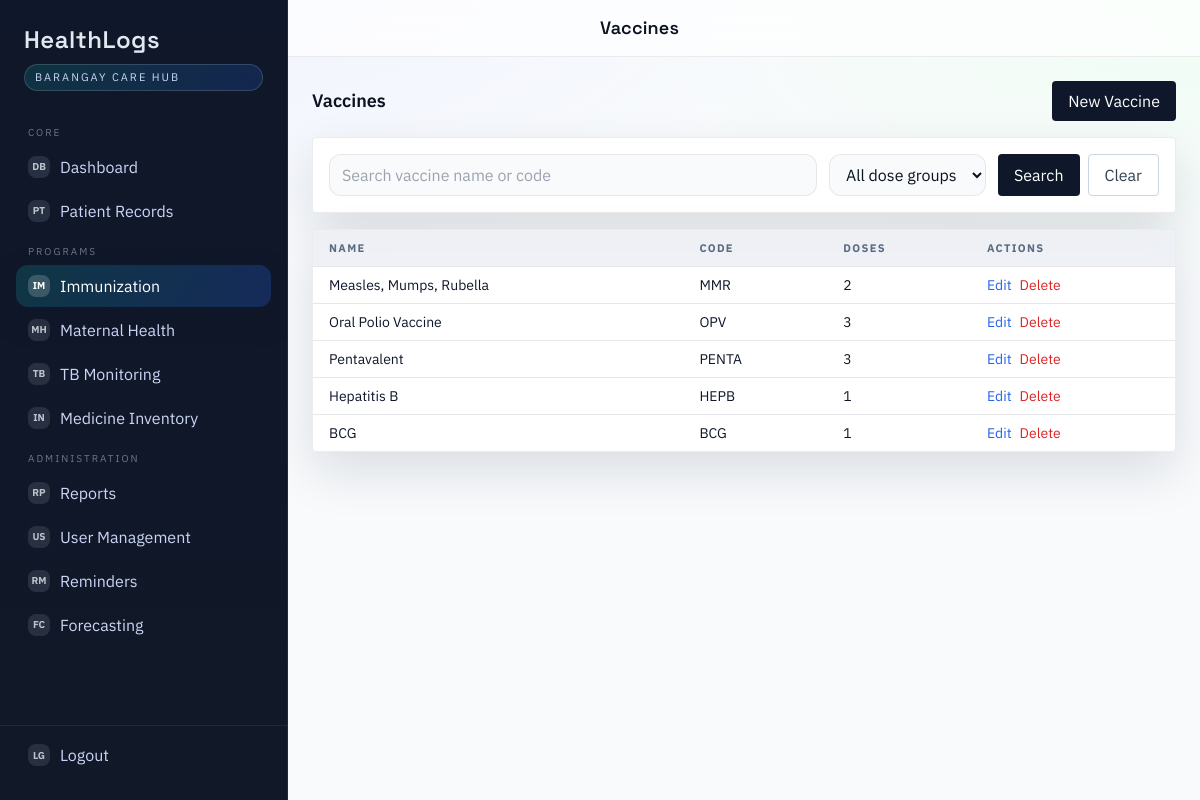
The page /public/immunization/vaccines/index.php (signed in) on the database its author committed.
### tables this page shows
CREATE TABLE vaccines (
  id INT UNSIGNED AUTO_INCREMENT PRIMARY KEY,
  name VARCHAR(120) NOT NULL,
  code VARCHAR(40) NOT NULL UNIQUE,
  recommended_min_age_months INT UNSIGNED NULL,
  recommended_max_age_months INT UNSIGNED NULL,
  doses_required INT UNSIGNED NULL,
  created_at DATETIME NOT NULL DEFAULT CURRENT_TIMESTAMP
);

### public/partials/bootstrap.php (called while the page is built, shortened)
<?php
require_once __DIR__ . '/../../app/Core/Paginator.php';
if (!function_exists('h')) {
    function h($value): string {
        return htmlspecialchars((string)$value, ENT_QUOTES, 'UTF-8');
    }
}

### app/Core/Paginator.php (called while the page is built, shortened)
<?php
class Paginator {
    private int $perPage;
    private int $currentPage;
    public function __construct(int $totalRecords, int $perPage = 20, int $currentPage = 1, string $baseUrl = '') {
        $this->totalRecords = max(0, $totalRecords);
        $this->perPage = max(1, $perPage);
        $this->currentPage = max(1, $currentPage);
        $this->totalPages = $this->totalRecords > 0 ? (int)ceil($this->totalRecords / $this->perPage) : 1;
        $this->currentPage = min($this->currentPage, $this->totalPages);
    }
    public function getLimitSql(): string {
        $offset = ($this->currentPage - 1) * $this->perPage;
        return "LIMIT {$this->perPage} OFFSET {$offset}";
    }
}
function paginate(int $totalRecords, int $perPage = 20, ?int $currentPage = null): Paginator {
    if ($currentPage === null) {
        $currentPage = isset($_GET['page']) ? (int)$_GET['page'] : 1;
    }
    return new Paginator($totalRecords, $perPage, $currentPage);
}

### public/immunization/vaccines/index.php (the view, shortened to what this page needs)
<?php
$pageTitle = 'Vaccines';
require __DIR__ . '/../../partials/bootstrap.php';
require __DIR__ . '/../../partials/header.php';
$q = trim($_GET['q'] ?? '');
$where = '';
$params = [];
$countStmt = $pdo->prepare("SELECT COUNT(*) FROM vaccines $where");
$countStmt->execute($params);
$paginator = paginate((int)$countStmt->fetchColumn(), 15);
$stmt = $pdo->prepare("SELECT * FROM vaccines $where ORDER BY id DESC " . $paginator->getLimitSql());
$stmt->execute($params);
$rows = $stmt->fetchAll();
?>
<div class="flex items-center justify-between">
  <div class="text-lg font-semibold">Vaccines</div>
  <button type="button" id="vaccineModalOpenNew" data-embed-url="/HealthLogs/public/immunization/vaccines/form_embed.php" class="bg-slate-900 text-white px-4 py-2 rounded">New Vaccine</button>
</div>
<form method="get" class="mt-4 bg-white rounded shadow p-4 flex flex-col md:flex-row gap-3">
  <input name="q" value="<?= h($q) ?>" class="w-full border rounded px-3 py-2" placeholder="Search vaccine name or code" />
  <select name="dose_group" class="w-full md:w-56 border rounded px-3 py-2">
    <option value="">All dose groups</option>
  </select>
  <div class="flex gap-2"><button class="bg-slate-900 text-white px-4 py-2 rounded" type="submit">Search</button><a class="px-4 py-2 rounded border border-slate-300 text-slate-700" href="/HealthLogs/public/immunization/vaccines/index.php">Clear</a></div>
</form>
<div class="mt-4 bg-white rounded shadow overflow-x-auto">
  <table class="min-w-full text-sm">
    <thead class="bg-slate-50 text-slate-600"><tr><th class="text-left px-4 py-2">Name</th><th class="text-left px-4 py-2">Code</th><th class="text-left px-4 py-2">Doses</th><th class="text-left px-4 py-2">Actions</th></tr></thead>
    <tbody>
      <?php if (empty($rows)): ?><tr><td class="px-4 py-4" colspan="4">No vaccines found.</td></tr><?php else: ?>
        <?php foreach ($rows as $v): ?>
          <tr class="border-t">
            <td class="px-4 py-2"><?= h($v['name']) ?></td>
            <td class="px-4 py-2"><?= h($v['code']) ?></td>
            <td class="px-4 py-2"><?= h($v['doses_required']) ?></td>
            <td class="px-4 py-2"><button type="button" class="vaccine-modal-edit text-blue-600" data-embed-url="/HealthLogs/public/immunization/vaccines/form_embed.php?id=<?= (int)$v['id'] ?>">Edit</button><form method="post" action="/HealthLogs/public/immunization/vaccines/delete.php" class="inline" data-confirm="Delete this vaccine?" data-confirm-title="Delete vaccine" data-confirm-cta="Yes, delete"><input type="hidden" name="id" value="<?= (int)$v['id'] ?>" /><button class="text-red-600 ml-2">Delete</button></form></td>
          </tr>
        <?php endforeach; ?>
      <?php endif; ?>
    </tbody>
  </table>
</div>
<?php require __DIR__ . '/../../partials/footer.php'; ?>

### public/partials/header.php (shortened to what this page needs)
<?php
require __DIR__ . '/bootstrap.php';
$currentPath = parse_url($_SERVER['REQUEST_URI'] ?? '', PHP_URL_PATH) ?? '';
$isActive = function (string $prefix) use ($currentPath): bool {
  return strncmp($currentPath, $prefix, strlen($prefix)) === 0;
};
$isDashboard = ($currentPath === '/HealthLogs/public/' || $currentPath === '/HealthLogs/public/index.php');
?>
<!DOCTYPE html>
<html lang="en">
<head>
  <script src="https://cdn.tailwindcss.com"></script>
  <link rel="stylesheet" href="https://cdnjs.cloudflare.com/ajax/libs/font-awesome/6.4.0/css/all.min.css">
</head>
<body class="app-body">
  <div class="app-shell">
    <aside id="appSidebar" class="w-72 flex flex-col app-sidebar fixed inset-y-0 left-0 z-40 -translate-x-full md:translate-x-0 transition-transform duration-200">
      <div class="px-6 py-6">
        <div class="app-brand text-2xl font-semibold">HealthLogs</div>
        <div class="app-brand-badge mt-2">Barangay Care Hub</div>
      </div>
      <nav class="flex-1 px-4 space-y-0.5 overflow-y-auto">
        <div class="nav-section">Core</div>
        <a class="nav-link <?= $isDashboard ? 'active' : '' ?>" href="/HealthLogs/public/index.php">
          <span class="nav-icon">DB</span> Dashboard
        </a>
        <a class="nav-link <?= $isActive('/HealthLogs/public/patients') ? 'active' : '' ?>" href="/HealthLogs/public/patients/index.php">
          <span class="nav-icon">PT</span> Patient Records
        </a>
        <div class="nav-section">Programs</div>
        <a class="nav-link <?= $isActive('/HealthLogs/public/immunization') ? 'active' : '' ?>" href="/HealthLogs/public/immunization.php">
          <span class="nav-icon">IM</span> Immunization
        </a>
        <a class="nav-link <?= $isActive('/HealthLogs/public/maternal') ? 'active' : '' ?>" href="/HealthLogs/public/maternal.php">
          <span class="nav-icon">MH</span> Maternal Health
        </a>
        <a class="nav-link <?= $isActive('/HealthLogs/public/tb') ? 'active' : '' ?>" href="/HealthLogs/public/tb.php">
          <span class="nav-icon">TB</span> TB Monitoring
        </a>
        <a class="nav-link <?= $isActive('/HealthLogs/public/inventory') ? 'active' : '' ?>" href="/HealthLogs/public/inventory.php">
          <span class="nav-icon">IN</span> Medicine Inventory
        </a>
        <?php if (($_SESSION['role'] ?? 'health_worker') === 'admin'): ?>
          <div class="nav-section">Administration</div>
          <a class="nav-link <?= $isActive('/HealthLogs/public/reports') ? 'active' : '' ?>" href="/HealthLogs/public/reports.php">
            <span class="nav-icon">RP</span> Reports
          </a>
          <a class="nav-link <?= $isActive('/HealthLogs/public/users') ? 'active' : '' ?>" href="/HealthLogs/public/users.php">
            <span class="nav-icon">US</span> User Management
          </a>
          <a class="nav-link <?= $isActive('/HealthLogs/public/reminders') ? 'active' : '' ?>" href="/HealthLogs/public/reminders.php">
            <span class="nav-icon">RM</span> Reminders
          </a>
          <a class="nav-link <?= $isActive('/HealthLogs/public/forecast') ? 'active' : '' ?>" href="/HealthLogs/public/forecast.php">
            <span class="nav-icon">FC</span> Forecasting
          </a>
        <?php endif; ?>
      </nav>
      <div class="px-4 pb-6 mt-auto pt-2 border-t border-slate-700/40">
        <a class="nav-link" href="/HealthLogs/public/logout.php">
          <span class="nav-icon">LG</span> Logout
        </a>
      </div>
    </aside>
    <main class="app-main min-w-0">
      <header class="app-topbar">
        <div class="w-full px-3 sm:px-4 md:px-6 py-3.5 flex items-center justify-between">
          <div class="flex items-center gap-2.5 sm:gap-3 min-w-0">
            <div class="app-title text-base sm:text-lg font-semibold truncate"><?= $pageTitle ?? 'Dashboard' ?></div>
          </div>
        </div>
      </header>
      <section class="w-full px-3 sm:px-4 md:px-6 py-4 md:py-6 app-content max-w-full">

### public/partials/footer.php (shortened to what this page needs)
      </section>
    </main>
  </div>
</body>
</html>

### public/partials/header.php (style rules this page uses)
:root { --bg-1: #eef2ff; --bg-2: #f0fdf4; --ink: #0b1220; --muted: #5b6b82; --accent: #0ea5a4; --accent-2: #2563eb; --card: rgba(255, 255, 255, 0.92); --line: rgba(15, 23, 42, 0.08); --shadow: 0 20px 50px rgba(15, 23, 42, 0.12); }
html, body { height: 100%; padding: 0; margin: 0; }
body.app-body { font-family: 'IBM Plex Sans', ui-sans-serif, system-ui, sans-serif; color: var(--ink); background: radial-gradient(1200px 600px at 10% -10%, var(--bg-1), transparent 60%), radial-gradient(1000px 500px at 100% 0%, var(--bg-2), transparent 55%), #f8fafc; margin: 0; }
.app-shell { min-height: 100vh; display: flex; align-items: stretch; width: 100%; margin: 0; }
.app-sidebar { background: linear-gradient(180deg, #0f172a 0%, #111827 100%); color: #e2e8f0; border-right: 1px solid rgba(255, 255, 255, 0.08); height: 100vh; top: 0; left: 0; margin-top: 0; padding-top: 0; }
.app-sidebar::before { content: ""; position: absolute; top: 0; left: 0; right: 0; height: 12px; background: #0f172a; z-index: 1; }
.app-sidebar>* { position: relative; z-index: 2; }
.app-main { flex: 1; }
@media (min-width: 768px) { .app-sidebar { position: fixed; } }
@media (min-width: 768px) { .app-main { margin-left: 18rem; } }
@media (min-width: 768px) { .app-topbar { padding-left: 18rem; } }
.app-topbar { position: sticky; top: 0; z-index: 20; }
.app-brand { font-family: 'Space Grotesk', ui-sans-serif, system-ui, sans-serif; letter-spacing: 0.02em; }
.app-brand-badge { background: linear-gradient(120deg, rgba(14, 165, 164, 0.2), rgba(37, 99, 235, 0.2)); border: 1px solid rgba(255, 255, 255, 0.15); border-radius: 999px; padding: 4px 10px; font-size: 11px; text-transform: uppercase; letter-spacing: 0.18em; color: #cbd5f5; }
.nav-link { display: flex; gap: 10px; align-items: center; padding: 9px 12px; border-radius: 12px; color: #cbd5f5; transition: all .15s ease; }
.nav-link.active { background: linear-gradient(120deg, rgba(14, 165, 164, 0.22), rgba(37, 99, 235, 0.25)); color: #fff; box-shadow: 0 12px 30px rgba(15, 23, 42, 0.3); }
.nav-link .nav-icon { width: 22px; height: 22px; display: inline-flex; align-items: center; justify-content: center; color: rgba(226, 232, 240, 0.8); font-size: 10px; font-weight: 700; border-radius: 8px; background: rgba(148, 163, 184, 0.18); }
.nav-link.active .nav-icon, .nav-link:hover .nav-icon { color: #fff; background: rgba(255, 255, 255, 0.18); }
.nav-section { text-transform: uppercase; letter-spacing: 0.2em; font-size: 10px; color: rgba(226, 232, 240, 0.45); padding: 10px 12px 4px; }
.app-topbar { background: rgba(255, 255, 255, 0.7); backdrop-filter: blur(12px); border-bottom: 1px solid var(--line); }
.app-title { font-family: 'Space Grotesk', ui-sans-serif, system-ui, sans-serif; font-weight: 600; letter-spacing: 0.01em; }
.app-content .bg-white { background: var(--card); border: 1px solid var(--line); box-shadow: var(--shadow); }
.app-content table { border-collapse: collapse; width: 100%; }
.app-content thead { background: rgba(148, 163, 184, 0.15); }
.app-content th { font-size: 11px; text-transform: uppercase; letter-spacing: 0.12em; color: var(--muted); }
.app-content td { color: #0f172a; }
.app-content input, .app-content select, .app-content textarea { background: rgba(248, 250, 252, 0.9); border: 1px solid var(--line); border-radius: 12px; }
.overflow-x-auto { -webkit-overflow-scrolling: touch; }

### rows shown on the page
vaccines: name "Measles, Mumps, Rubella", code "MMR", doses_required "2"
vaccines: name "Oral Polio Vaccine", code "OPV", doses_required "3"
vaccines: name "Pentavalent", code "PENTA", doses_required "3"
vaccines: name "Hepatitis B", code "HEPB", doses_required "1"
vaccines: name "BCG", code "BCG", doses_required "1"

### other values the page prints
$pageTitle "Vaccines"
